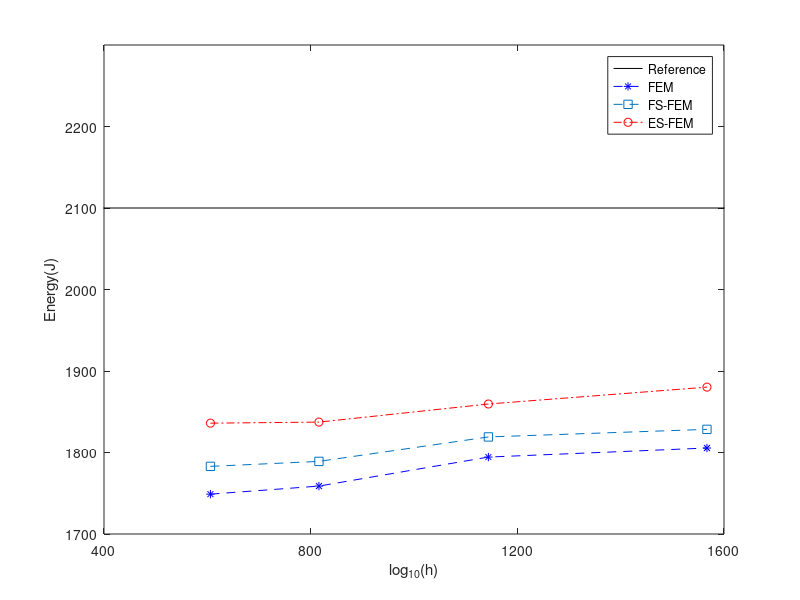

Source code (MATLAB):
%legend('sinx',0);   
%xlabel('The number of training')  
%ylabel('Evacuation time(s)')  
clear
% S=load('redirection_reference.txt');
% s=sort(S(:,1));
A=load('redirection_reference.txt');
x=A(:,1);
y=A(:,2);
plot(x,y,'-k')
axis([400,1600,1700,2300])
hold on
set(gca,'XTick',[400:400:1600]);
set(gca,'YTick',[1700:100:2200]);
xlabel('log_1_0(h)') ;
ylabel('Energy(J)')  ;
%----------------------------------
%----------------------------------
B=load('redirection_FEM.txt');
x=B(:,1);
y=B(:,2);
plot(x,y,'b--*');
%----------------------------------
D=load('redirection_FSFEM.txt');
x=D(:,1);
y=D(:,2);
plot(x,y,'--s');
%----------------------------------
C=load('redirection_ESFEM.txt');
x=C(:,1);
y=C(:,2);
plot(x,y,'r-.o');
legend('Reference','FEM','FS-FEM','ES-FEM');